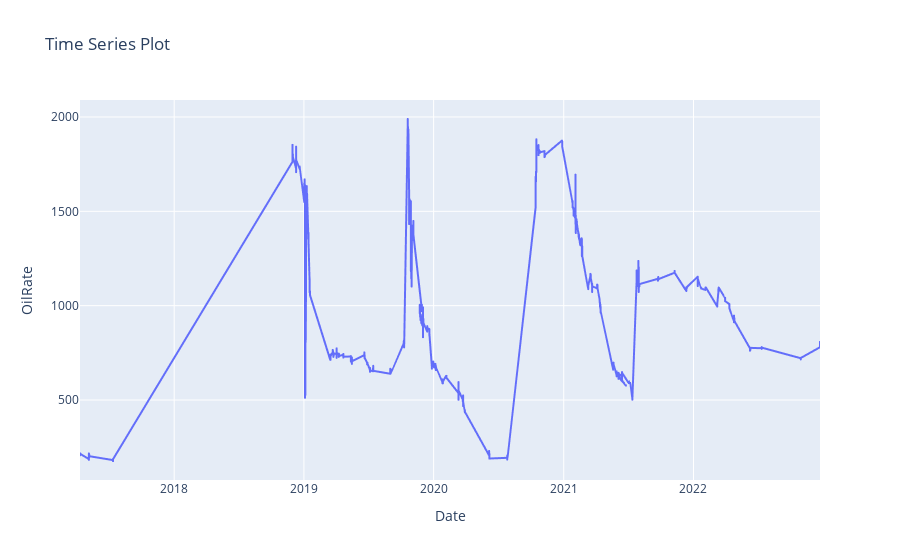

The cell this chart's notebook holds for it:
### Code cell
plot_output_time(data_df, x_name='Date', y_name='OilRate')

### Figure 1 — Plotly figure (JSON) as saved in the notebook; plotly's stock layout.template omitted (floating-point values rounded to 4 significant figures; data arrays with more than 128 entries replaced by an {"elided": "..."} marker saying what was removed)
{"data": [{"hovertemplate": "Date=%{x}<br>OilRate=%{y}<extra></extra>", "legendgroup": "", "line": {"color": "#636efa", "dash": "solid"}, "marker": {"symbol": "circle"}, "mode": "lines", "name": "", "showlegend": false, "type": "scattergl", "x": {"elided": "2354 str values"}, "xaxis": "x", "y": {"elided": "2354 float values"}, "yaxis": "y"}], "layout": {"legend": {"tracegroupgap": 0}, "title": {"text": "Time Series Plot"}, "xaxis": {"anchor": "y", "domain": [0, 1], "title": {"text": "Date"}}, "yaxis": {"anchor": "x", "domain": [0, 1], "title": {"text": "OilRate"}}}}
